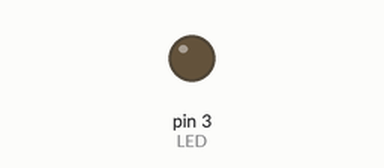
Recording of a sketch running on a simulated Arduino Uno, built with avr-gcc and run on an emulated ATmega328P. On the bench: output pins drawn as LEDs (lit = HIGH).

Above: at 0.1 s.
At 24.5 s:
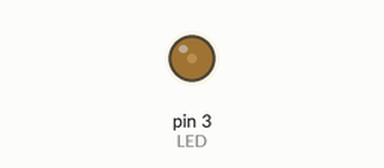
At 35.7 s:
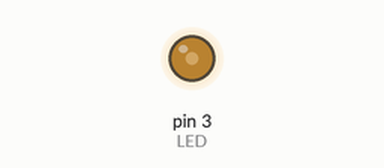
Timing chart, 0 to 40.0 s (numbered marks = the images above):
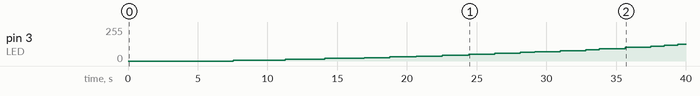

The sketch:

LED_controls.ino
```cpp
int duty = 0;
int steps = 64;
//this is the human readable number of minutes for duration of sunrise
int minutes_of_sunrise = 1;
//187.5 is the multiplier necessary to get the math of the PWM and number of light levels to equate to minutes in real life
int numberofpulses = minutes_of_sunrise * 187.5;
int i;
int j;
int LED = 3;

int lookup[64] = {1,2,4,6,9,12,16,20,25,30,36,
42,49,56,64,72,81,90,100,110,121,132,
144,156,169,182,196,210,225,240,256,272,289,
306,324,342,361,380,400,420,441,462,484,506,
529,552,576,600,625,650,676,702,729,756,784,
812,841,870,900,930,961,992,992,992};


// there are freq steps in the phasing
void setup()
{
  pinMode(LED, OUTPUT);
}

void loop()
{
  for (i=0; i<steps; i++)
  {
    duty = lookup[i] * 5;
    for (j=0; j<numberofpulses; j++)
    {
      // one pulse of PWM
      digitalWrite(LED, HIGH);
      delayMicroseconds(duty);
      digitalWrite(LED, LOW);
      delayMicroseconds(5000-duty);
    }
  }
}
```

Measured:
- by itself, pin 3 (LED): moves from 0/255 to 124/255 over 31.9 s
